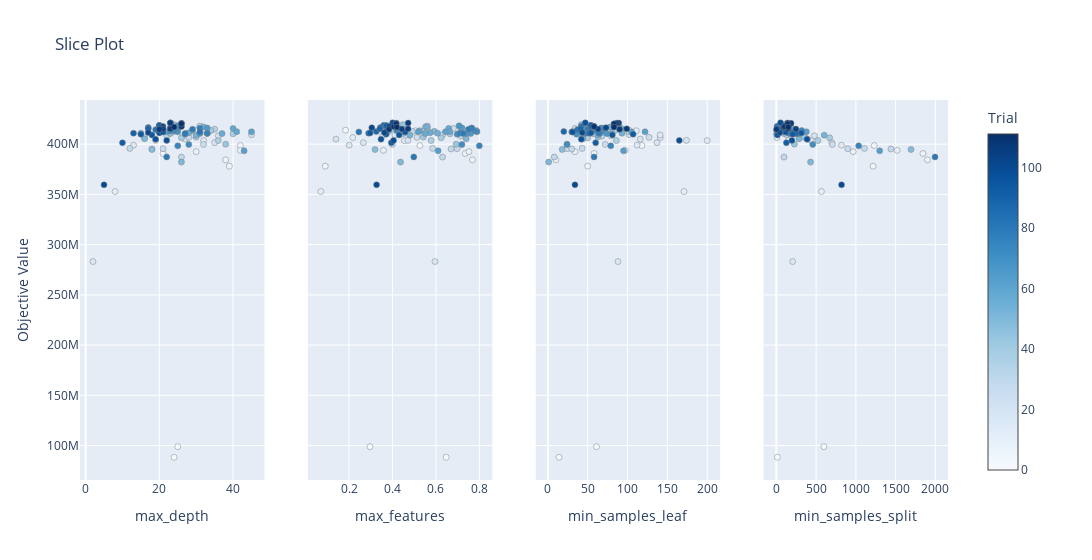

Notebook cell for this chart:
### Code cell
#d. Analizo la performance para distintos valores de los hiperparámetros, y su resultado en las ganancias.
plot_slice(study)
